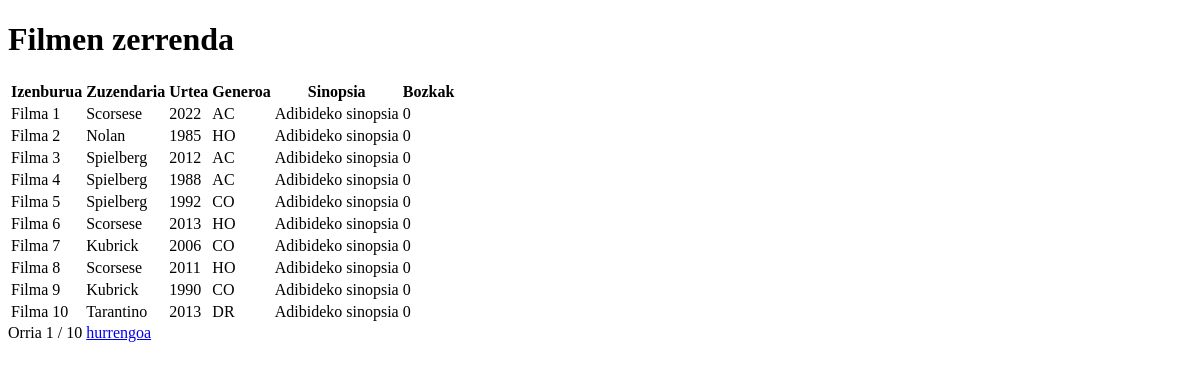
The app's page /filmen_zerrenda (signed in), older data.
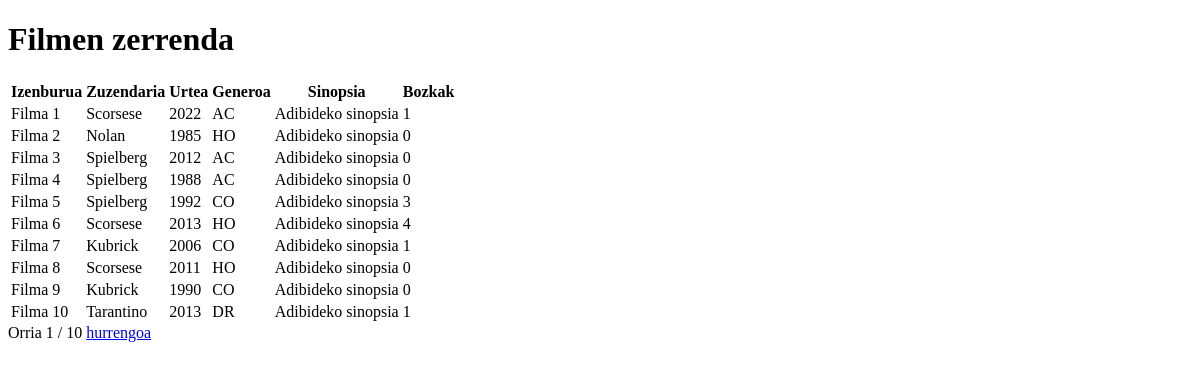
The same page, newer data.
### filmak/models.py (models this page shows, shortened)
class filmak_filma(models.Model):
    izenburua = models.CharField(max_length=100)
    zuzendaria = models.CharField(max_length=60)
    urtea = models.IntegerField()
    generoa = models.CharField(max_length=2)
    sinopsia = models.CharField(max_length=500)
    bozkak = models.IntegerField(default=0)

### filmak/views.py (the view)
# urls.py: path("filmen_zerrenda", views.filmenZerrenda, name="filmenZerrenda"),
@login_required(login_url='login')
def filmenZerrenda(request):
    filma_lista = filmak_filma.objects.all()
    paginator = Paginator(filma_lista, 10)  # Show 10 films per page
    page = request.GET.get('page')
    try:
        filmak = paginator.page(page)
    except PageNotAnInteger:
        filmak = paginator.page(1)
    except EmptyPage:
        filmak = paginator.page(paginator.num_pages)
    return render(request, "filmak/FilmenZerrenda.html", {'filmak': filmak})

### filmak/templates/filmak/FilmenZerrenda.html (shortened to what this page needs)
<!DOCTYPE html>
<html lang="en">
<head>
</head>
<body>
    <h1>Filmen zerrenda</h1>
    <table>
        <thead>
            <tr>
                <th>Izenburua</th>
                <th>Zuzendaria</th>
                <th>Urtea</th>
                <th>Generoa</th>
                <th>Sinopsia</th>
                <th>Bozkak</th>
            </tr>
        </thead>
        <tbody>
            {% for film in filmak %}
            <tr>
                <td>{{ film.izenburua }}</td>
                <td>{{ film.zuzendaria }}</td>
                <td>{{ film.urtea }}</td>
                <td>{{ film.generoa }}</td>
                <td>{{ film.sinopsia }}</td>
                <td>{{ film.bozkak }}</td>
            </tr>
            {% empty %}
            <tr>
                <td colspan="3">Ez dago filma bat ere</td>
            </tr>
            {% endfor %}
        </tbody>
    </table>
    <div class="pagination">
        <span class="step-links">
            <span class="current">
                Orria {{ filmak.number }} / {{ filmak.paginator.num_pages }}
            </span>
            {% if filmak.has_next %}
                <a href="?page={{ filmak.next_page_number }}">hurrengoa</a>
            {% endif %}
        </span>
    </div>
</body>
</html>

Row changes from the older to the newer data that the page shows:
changed filmak_filma "Filma 1": bozkak "0" → "1"
changed filmak_filma "Filma 5": bozkak "0" → "3"
changed filmak_filma "Filma 6": bozkak "0" → "4"
changed filmak_filma "Filma 7": bozkak "0" → "1"
changed filmak_filma "Filma 10": bozkak "0" → "1"
